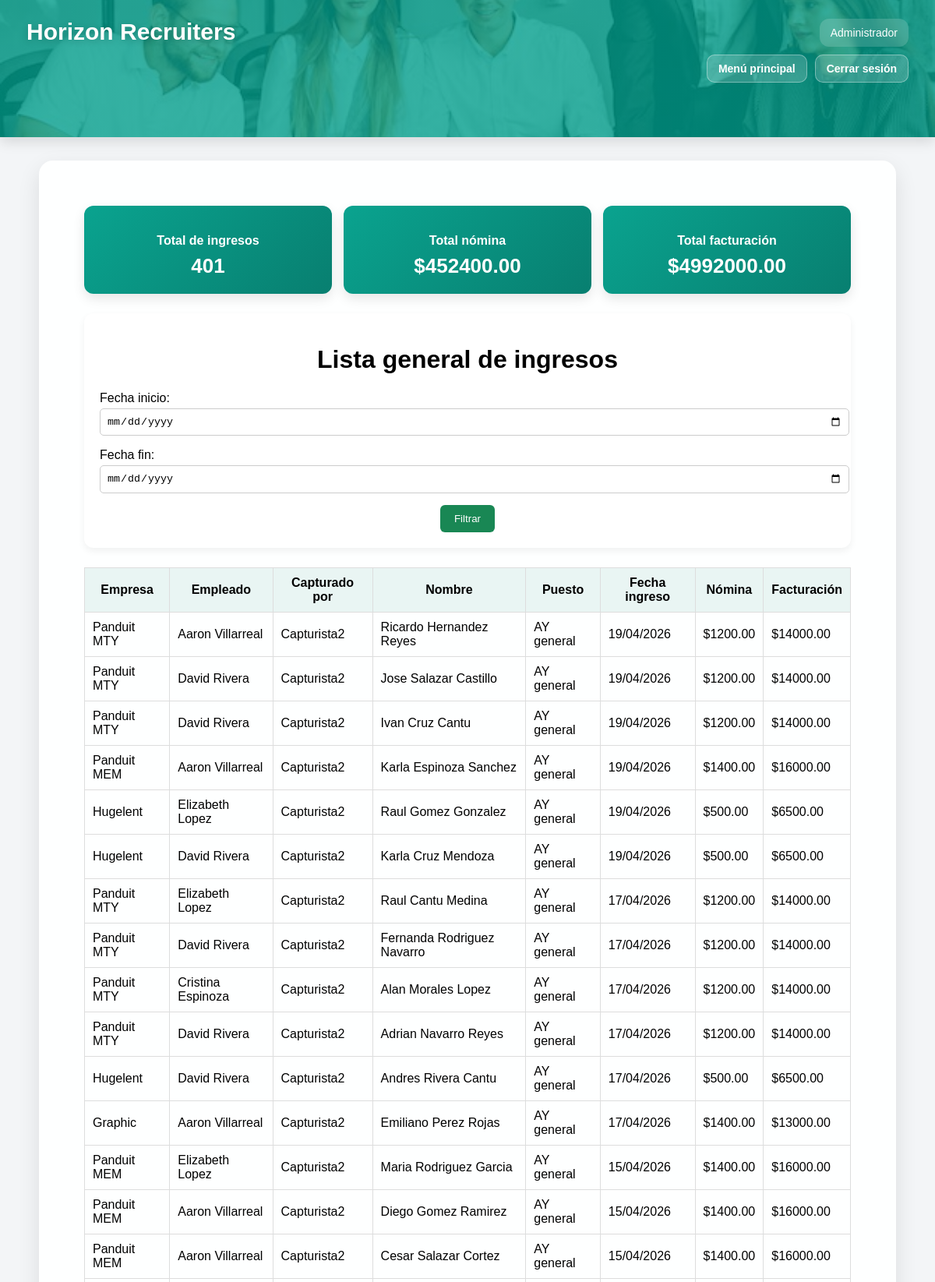
Page /ingresos/ (signed in, upper part) on the committed database.
### core/models.py (models this page shows, shortened)
class Ingreso(models.Model):
    empresa = models.ForeignKey(Empresa, on_delete=models.CASCADE)
    empleado = models.ForeignKey(Empleado, on_delete=models.CASCADE)
    capturado_por = models.ForeignKey(User, on_delete=models.SET_NULL, null=True, blank=True)
    puesto = models.CharField(max_length=100)
    nombre_completo = models.CharField(max_length=150)
    curp = models.CharField(max_length=18)
    telefono = models.CharField(max_length=15)
    fecha_entrevista = models.DateField()
    fecha_ingreso = models.DateField()
    monto_estimado = models.DecimalField(max_digits=10, decimal_places=2)

class Empresa(models.Model):
    nombre = models.CharField(max_length=100)
    monto_nomina = models.DecimalField(max_digits=10, decimal_places=2)
    monto_factura = models.DecimalField(max_digits=10, decimal_places=2)

class Empleado(models.Model):
    nombre = models.CharField(max_length=100)
    telefono = models.CharField(max_length=15)

### core/views.py (the view)
# urls.py: path('ingresos/', lista_ingresos, name='lista_ingresos'),
@login_required
def lista_ingresos(request):
    mostrar_costos = False
    if (
        request.user.is_superuser
        or request.user.groups.filter(name='nomina').exists()
        or request.user.groups.filter(name='facturacion').exists()
    ):
        mostrar_costos = True
    fecha_inicio = request.GET.get('fecha_inicio')
    fecha_fin = request.GET.get('fecha_fin')
    ingresos = Ingreso.objects.all().order_by('-fecha_ingreso', '-id')
    if fecha_inicio and fecha_fin:
        ingresos = ingresos.filter(fecha_ingreso__range=[fecha_inicio, fecha_fin])
    total_ingresos = ingresos.count()
    total_nomina = 0
    total_factura = 0
    for ingreso in ingresos:
        total_nomina += ingreso.empresa.monto_nomina
        total_factura += ingreso.empresa.monto_factura
    return render(request, 'core/lista_ingresos.html', {
        'ingresos': ingresos,
        'mostrar_costos': mostrar_costos,
        'fecha_inicio': fecha_inicio,
        'fecha_fin': fecha_fin,
        'total_ingresos': total_ingresos,
        'total_nomina': total_nomina,
        'total_factura': total_factura,
    })

### core/templates/core/lista_ingresos.html (shortened to what this page needs)
{% extends 'core/base.html' %}
{% block content %}
<div class="contenedor">
    <div class="resumen-grid">
        <div class="resumen-card">
            <h3>Total de ingresos</h3>
            <p>{{ total_ingresos }}</p>
        </div>
        {% if mostrar_costos %}
        <div class="resumen-card">
            <h3>Total nómina</h3>
            <p>${{ total_nomina|floatformat:2 }}</p>
        </div>
        <div class="resumen-card">
            <h3>Total facturación</h3>
            <p>${{ total_factura|floatformat:2 }}</p>
        </div>
        {% endif %}
    </div>
    <div class="seccion">
        <h1>Lista general de ingresos</h1>
        <form method="get">
            <p>
                <label>Fecha inicio:</label>
                <input type="date" name="fecha_inicio" value="{{ fecha_inicio|default:'' }}">
            </p>
            <p>
                <label>Fecha fin:</label>
                <input type="date" name="fecha_fin" value="{{ fecha_fin|default:'' }}">
            </p>
            <div class="acciones">
                <button type="submit">Filtrar</button>
            </div>
        </form>
    </div>
    <table>
        <tr>
            <th>Empresa</th>
            <th>Empleado</th>
            <th>Capturado por</th>
            <th>Nombre</th>
            <th>Puesto</th>
            <th>Fecha ingreso</th>
            {% if mostrar_costos %}
                <th>Nómina</th>
                <th>Facturación</th>
            {% endif %}
        </tr>
        {% for ingreso in ingresos %}
        <tr>
            <td>{{ ingreso.empresa.nombre }}</td>
            <td>{{ ingreso.empleado.nombre }}</td>
            <td>{{ ingreso.capturado_por.username|default:"-" }}</td>
            <td>{{ ingreso.nombre_completo }}</td>
            <td>{{ ingreso.puesto }}</td>
            <td>{{ ingreso.fecha_ingreso|date:"d/m/Y" }}</td>
            {% if mostrar_costos %}
                <td>${{ ingreso.empresa.monto_nomina|floatformat:2 }}</td>
                <td>${{ ingreso.empresa.monto_factura|floatformat:2 }}</td>
            {% endif %}
        </tr>
        {% empty %}
        <tr>
            <td colspan="{% if mostrar_costos %}8{% else %}6{% endif %}">
                No hay ingresos registrados.
            </td>
        </tr>
        {% endfor %}
    </table>
</div>
{% endblock %}

### core/templates/core/base.html (shortened to what this page needs)
<!DOCTYPE html>
<html lang="es">
<head>
    {% load static %}
</head>
<body>
    <div class="header">
        <div class="empresa">Horizon Recruiters</div>
        <div class="usuario-panel">
            <div class="usuario">
                {{ request.user.username }}
            </div>
            <div class="header-botones">
                {% if request.resolver_match.url_name != 'dashboard' %}
                    <a href="{% url 'dashboard' %}" class="btn-header">Menú principal</a>
                {% endif %}
                <a href="{% url 'logout' %}" class="btn-header">Cerrar sesión</a>
           </div>
        </div>
    </div>
    <div class="contenedor">
        <div class="card">
            {% block content %}
            {% endblock %}
        </div>
    </div>
</body>
</html>

### core/templates/core/lista_ingresos.html (style rules this page uses)
.contenedor { max-width: 1100px; margin: auto; }
h1, h2 { text-align: center; }
.resumen-grid { display: grid; grid-template-columns: repeat(auto-fit, minmax(220px, 1fr)); gap: 15px; margin-bottom: 25px; }
.resumen-card { background: linear-gradient(135deg, #0aa38f, #087f70); color: white; padding: 20px; border-radius: 12px; box-shadow: 0 6px 15px rgba(0,0,0,0.1); text-align: center; }
.resumen-card h3 { margin-bottom: 8px; font-size: 16px; }
.resumen-card p { font-size: 26px; font-weight: bold; margin: 0; }
.seccion { background: #ffffff; padding: 20px; border-radius: 12px; box-shadow: 0 4px 10px rgba(0,0,0,0.06); margin-bottom: 25px; }
p { margin-bottom: 12px; }
input { width: 100%; padding: 8px; margin-top: 4px; border-radius: 5px; border: 1px solid #ccc; }
button { background: #198754; color: white; border: none; padding: 10px 18px; border-radius: 6px; cursor: pointer; }
.acciones { text-align: center; margin-top: 15px; }
table { width: 100%; border-collapse: collapse; margin-top: 25px; }
th, td { border: 1px solid #ddd; padding: 10px; }
th { background: #e9f5f3; }

### rows in the picture
Ingreso: empresa.nombre "Panduit MTY", empleado.nombre "Aaron Villarreal", capturado_por.username "Capturista2", nombre_completo "Ricardo Hernandez Reyes", puesto "AY general", fecha_ingreso "19/04/2026", empresa.monto_nomina "1200.00", empresa.monto_factura "14000.00"
Ingreso: empresa.nombre "Panduit MTY", empleado.nombre "David Rivera", capturado_por.username "Capturista2", nombre_completo "Jose Salazar Castillo", puesto "AY general", fecha_ingreso "19/04/2026", empresa.monto_nomina "1200.00", empresa.monto_factura "14000.00"
Ingreso: empresa.nombre "Panduit MTY", empleado.nombre "David Rivera", capturado_por.username "Capturista2", nombre_completo "Ivan Cruz Cantu", puesto "AY general", fecha_ingreso "19/04/2026", empresa.monto_nomina "1200.00", empresa.monto_factura "14000.00"
Ingreso: empresa.nombre "Panduit MEM", empleado.nombre "Aaron Villarreal", capturado_por.username "Capturista2", nombre_completo "Karla Espinoza Sanchez", puesto "AY general", fecha_ingreso "19/04/2026", empresa.monto_nomina "1400.00", empresa.monto_factura "16000.00"
Ingreso: empresa.nombre "Hugelent", empleado.nombre "Elizabeth Lopez", capturado_por.username "Capturista2", nombre_completo "Raul Gomez Gonzalez", puesto "AY general", fecha_ingreso "19/04/2026", empresa.monto_nomina "500.00", empresa.monto_factura "6500.00"
Ingreso: empresa.nombre "Hugelent", empleado.nombre "David Rivera", capturado_por.username "Capturista2", nombre_completo "Karla Cruz Mendoza", puesto "AY general", fecha_ingreso "19/04/2026", empresa.monto_nomina "500.00", empresa.monto_factura "6500.00"
Ingreso: empresa.nombre "Panduit MTY", empleado.nombre "Elizabeth Lopez", capturado_por.username "Capturista2", nombre_completo "Raul Cantu Medina", puesto "AY general", fecha_ingreso "17/04/2026", empresa.monto_nomina "1200.00", empresa.monto_factura "14000.00"
Ingreso: empresa.nombre "Panduit MTY", empleado.nombre "David Rivera", capturado_por.username "Capturista2", nombre_completo "Fernanda Rodriguez Navarro", puesto "AY general", fecha_ingreso "17/04/2026", empresa.monto_nomina "1200.00", empresa.monto_factura "14000.00"
Ingreso: empresa.nombre "Panduit MTY", empleado.nombre "Cristina Espinoza", capturado_por.username "Capturista2", nombre_completo "Alan Morales Lopez", puesto "AY general", fecha_ingreso "17/04/2026", empresa.monto_nomina "1200.00", empresa.monto_factura "14000.00"
Ingreso: empresa.nombre "Panduit MTY", empleado.nombre "David Rivera", capturado_por.username "Capturista2", nombre_completo "Adrian Navarro Reyes", puesto "AY general", fecha_ingreso "17/04/2026", empresa.monto_nomina "1200.00", empresa.monto_factura "14000.00"
Ingreso: empresa.nombre "Hugelent", empleado.nombre "David Rivera", capturado_por.username "Capturista2", nombre_completo "Andres Rivera Cantu", puesto "AY general", fecha_ingreso "17/04/2026", empresa.monto_nomina "500.00", empresa.monto_factura "6500.00"
Ingreso: empresa.nombre "Graphic", empleado.nombre "Aaron Villarreal", capturado_por.username "Capturista2", nombre_completo "Emiliano Perez Rojas", puesto "AY general", fecha_ingreso "17/04/2026", empresa.monto_nomina "1400.00", empresa.monto_factura "13000.00"
Ingreso: empresa.nombre "Panduit MEM", empleado.nombre "Elizabeth Lopez", capturado_por.username "Capturista2", nombre_completo "Maria Rodriguez Garcia", puesto "AY general", fecha_ingreso "15/04/2026", empresa.monto_nomina "1400.00", empresa.monto_factura "16000.00"
Ingreso: empresa.nombre "Panduit MEM", empleado.nombre "Aaron Villarreal", capturado_por.username "Capturista2", nombre_completo "Diego Gomez Ramirez", puesto "AY general", fecha_ingreso "15/04/2026", empresa.monto_nomina "1400.00", empresa.monto_factura "16000.00"
Ingreso: empresa.nombre "Panduit MEM", empleado.nombre "Aaron Villarreal", capturado_por.username "Capturista2", nombre_completo "Cesar Salazar Cortez", puesto "AY general", fecha_ingreso "15/04/2026", empresa.monto_nomina "1400.00", empresa.monto_factura "16000.00"

### other values in the picture
{{ request.user.username }} "Administrador"
{{ total_ingresos }} "401"
{{ total_nomina|floatformat:2 }} "452400.00"
{{ total_factura|floatformat:2 }} "4992000.00"
